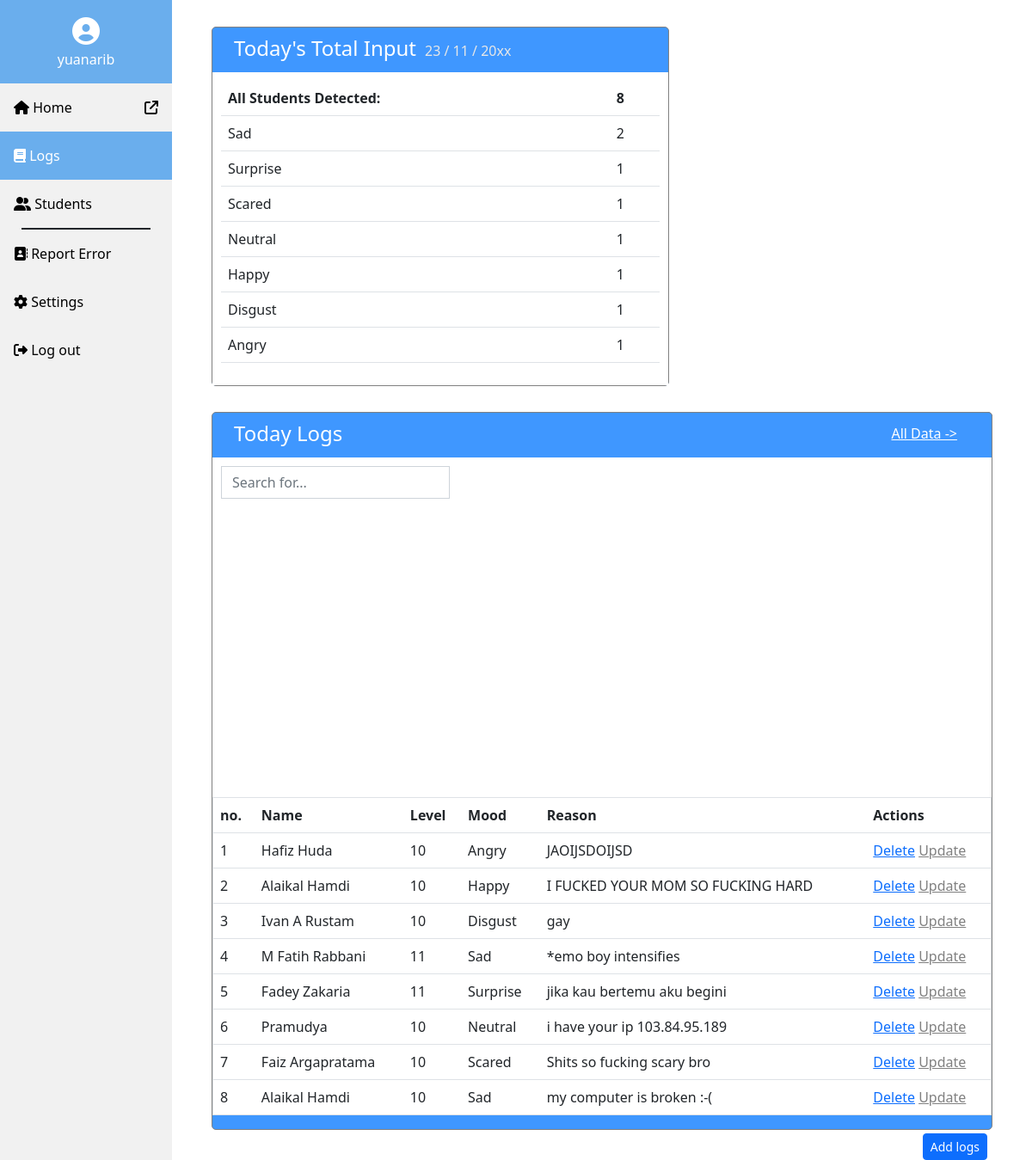
Before: /members/ (signed in) with the older database file.
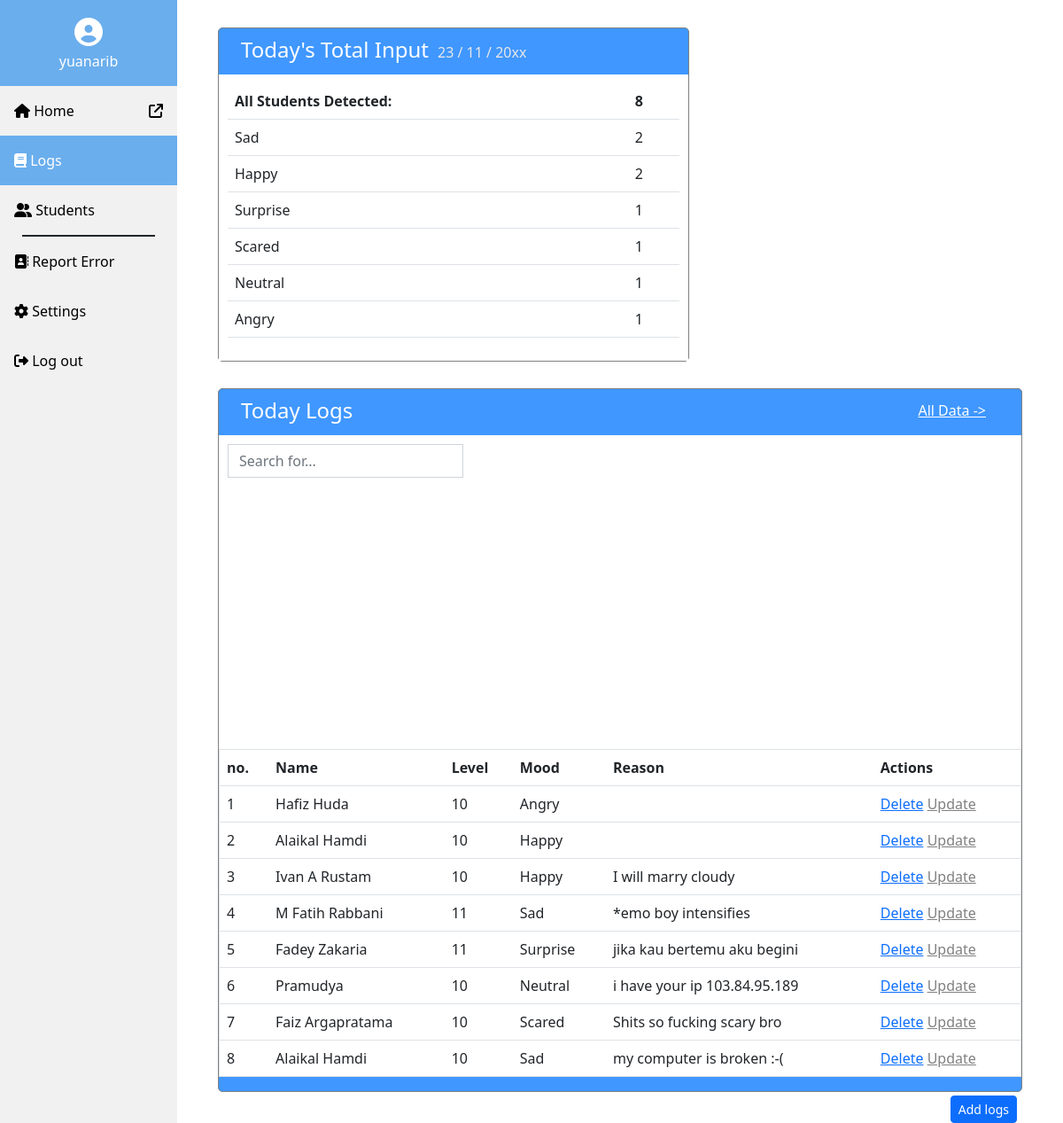
After: the same page with the newer database file.
### members/models.py (models this page shows)
class Members(models.Model):
  name = models.CharField(max_length=255, default="zero")
  level = models.IntegerField(default=0)
  mood = models.CharField(max_length=10, default="neutral")
  reason = models.CharField(max_length=255, default="lorem ipsum dolor sit amet")

### members/views.py (the view)
# urls.py: path('', views.index, name='index'),
@login_required
def index(request):
  mymembers = Members.objects.all().values()
  happy = Members.objects.raw('SELECT 1 id, COUNT(mood) AS moodcount, mood FROM members_members GROUP BY mood ORDER BY moodcount desc;')
  total = Members.objects.raw('SELECT 1 id, COUNT(*) AS total FROM members_members;')
  """
  sad = Members.objects.raw('SELECT 1 id, COUNT(mood) AS moodcount, mood FROM members_members WHERE mood = Sad GROUP BY mood;')
  neutral = Members.objects.raw('SELECT 1 id, COUNT(mood) AS moodcount, mood FROM members_members WHERE mood = Neutral GROUP BY mood;')
  surprised = Members.objects.raw('SELECT 1 id, COUNT(mood) AS moodcount, mood FROM members_members WHERE mood = Surprised GROUP BY mood;')
  scared = Members.objects.raw('SELECT 1 id, COUNT(mood) AS moodcount, mood FROM members_members WHERE mood = Scared GROUP BY mood;')
  disgust = Members.objects.raw('SELECT 1 id, COUNT(mood) AS moodcount, mood FROM members_members WHERE mood = Disgust GROUP BY mood;')
  anger = Members.objects.raw('SELECT 1 id, COUNT(mood) AS moodcount, mood FROM members_members WHERE mood = Angry GROUP BY mood;')"""
  template = loader.get_template('index.html')
  context = {
    'mymembers': mymembers,
    'happy': happy,
    'total': total,
  }
  """'sad': sad,
    'neutral': neutral,
    'surprised': surprised,
    'scared': scared,
    'disgust': disgust,
    'anger': anger"""
  return HttpResponse(template.render(context, request))

### members/templates/index.html (shortened to what this page needs)
{% load static %}
<!DOCTYPE html>
<html>
<link href="{% static 'css/bootstrap.min.css' %}" rel="stylesheet">
<body>
{%include 'includeIndex.html'%}
<div class="content">
<div>
<div style="border: solid;border-width:1px;border-color: gray;margin-left:30px;margin-top:30px;background-color:#3F97FF;width: 55%;border-radius:5px;display: inline-block;">
  <h4 style="padding-top: 10px;padding-left: 25px;padding-bottom: 5px; color: #FFF;display: inline-block;">Today's Total Input</h4><h6 style="display:inline-block;margin-left: 10px;color: rgb(231, 231, 231);"> 23 / 11 / 20xx</h6>
  <div style="background-color: #fff; padding: 10px;">
  <table class="table table-hover">
    {%for x in total%}
    <tr>
      <th style="font-weight: bold;">All Students Detected:</th>
      <th style="font-weight: bold;">{{x.total}}</th>
    </tr>
    {%endfor%}
    {%for x in happy%}
    <tr>
      {%if x.mood == "" %}
      <td>Blank</td>
      {%else%}
      <td>{{x.mood}}</td>
      {%endif%}
      <td>{{x.moodcount}}</td>
    </tr>
    {%endfor%}
  </table></div>
</div>
<div style="border: solid;border-width:1px;border-color: gray;margin-right:30px;margin-top:30px;background-color:#5a7494;width: 39%;border-radius:5px;float: right;">
  <h4 style="padding-top: 10px;padding-left: 25px;padding-bottom: 5px; color: #FFF;display: inline-block;">Yesterday's Total Input</h4><h6 style="display:inline-block;margin-left: 10px;color: rgb(231, 231, 231);"> 22 / 11 / 20xx</h6>
  <div style="background-color: #fff; padding: 10px;">
  <table class="table table-hover">
    {%for x in total%}
    <tr>
      <th style="font-weight: bold;">All Students Detected:</th>
      <th style="font-weight: bold;">{{x.total}}</th>
    </tr>
    {%endfor%}
    {%for x in happy%}
    <tr>
      {%if x.mood == "" %}
      <td>Blank</td>
      {%else%}
      <td>{{x.mood}}</td>
      {%endif%}
      <td>{{x.moodcount}} </td>
    </tr>
    {%endfor%}
  </table></div>
</div></div>
<div style="border-color:gray;border-width: 1px;border-radius: 5px;border-style: solid;padding: 0px;margin: 30px;background-color: #3F97FF;position: relative;"><h4 style="padding-top: 10px;padding-left: 25px;padding-bottom: 5px; color: #FFF;">Today Logs</h4><h6 style="position: absolute;right: 40px;top: 15px;color: white;"><a href="" style="color: white;">All Data -></a></h6>
<div style="background-color: #FFF">
  <div style="padding: 10px;">
    <input type="text" id="searchInput" onkeyup="searchFunc()" placeholder="Search for..." style="border-radius: 0px;width: 30%;" class="form-control">
  </div>
<table border="1" class="table table-hover" id="logsTable">
<tr>
    <th>no. </th>
    <th>Name</th>
    <th>Level</th>
    <th>Mood</th>
    <th>Reason</th>
    <th>Actions</th>
</tr>
{% for x in mymembers %}
<tr>
    <td>{{ forloop.counter }}</td>
    <td>{{ x.name }}</td>
    <td>{{ x.level }}</td>
    <td>{{ x.mood }}</td>
    <td>{{ x.reason }}</td>
    <td><a href="delete/{{x.id}}">Delete</a>   <a href="update/{{ x.id }}" style="color: gray;">Update</a></td>
</tr>
{% endfor %}
</table>
<p>
    <a href="add/" class="btn btn-primary btn-sm" style="margin: 5px;position: absolute;right: 0px;">Add logs</a>
    </p>
</div></div>
</div>
</body></html>

Changed rows visible on the page:
no longer on one of the page's lists (row unchanged): Members: mood "Angry", moodcount "1"
changed Members "Hafiz Huda": reason "JAOIJSDOIJSD" → (not shown)
changed Members (number 3 of 9 on the later page): reason "I FUCKED YOUR MOM SO FUCKING HARD" → (not shown)
changed Members "Ivan A Rustam": mood "Disgust" → "Happy"; reason "gay" → "I will marry cloudy"
Other visible differences:
{{ x.mood }}: "Surprise" → "Happy"
{{ x.moodcount }}: "1" → "2"
{{ x.mood }}: "Scared" → "Surprise"
{{ x.mood }}: "Neutral" → "Scared"
{{ x.mood }}: "Happy" → "Neutral"
{{ x.mood }}: "Disgust" → "Angry"
